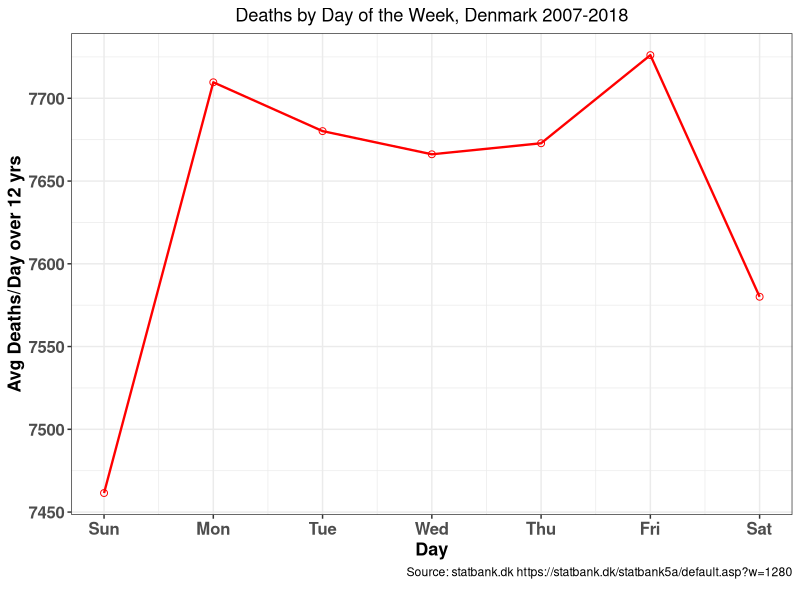
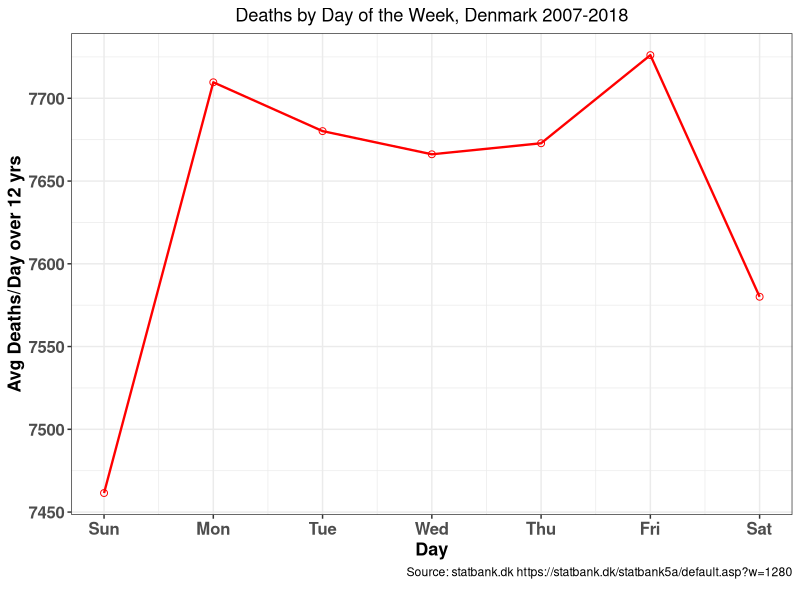

The R script that drew these images, in order:
# Mortality by day of the week, Denmark 2007-2018
# data from statbank.dk
# https://statbank.dk/statbank5a/default.asp?w=1280

library(tidyverse)
library(lubridate)

DK = read.csv(file='Denmark-daily-2019824173355256980895DODDAG63269149319.csv',
              na.strings = '..')
  
names(DK) = c('month','day',paste0('deaths',2007:2018))

month.names = c('January','february','March',
                'April','May','June',
                'July','August','September',
                'October','November','December')


DK = DK %>%
       filter(month != 'Total', day != 'Total') %>%
       gather(key='year', value='deaths', -month, -day) %>%
       mutate(year_num  = as.numeric(substr(year,7,11)),
              month_num = match(month,month.names),
              day_num   = match(day,1:31),
              date_num  = mdy(paste( month_num,
                                     day_num,
                                     year_num))) %>%
      filter(!is.na(date_num)) %>%
      mutate(dow = wday(date_num),
             wk  = week(date_num)) %>% 
      group_by(dow) %>%
      summarize(deaths=sum(deaths)/12)

dm    = c(31,28.25,31,30,31,30,31,31,30,31,30,31)
cumdm = cumsum(dm)  


#-------------------------
# national
ggplot(data=filter(DK), aes(x=dow, y=deaths, group=TRUE)) +
  geom_line(color='red', lwd=0.8) +
  geom_point(color='red', size=2, shape=1) +
  labs(title='Deaths by Day of the Week, Denmark 2007-2018',
       x='Day',y='Avg Deaths/Day over 12 yrs',
       caption='Source: statbank.dk https://statbank.dk/statbank5a/default.asp?w=1280
') +
  scale_x_continuous(breaks=1:7, labels=c('Sun','Mon','Tue','Wed','Thu','Fri','Sat'))  +
  theme_bw() +
  theme(plot.title = element_text(hjust=0.5),
        axis.title = element_text(face='bold',size=13),
        axis.text  = element_text(face='bold',size=12)) 

#-------------------------

ggsave(file='deaths-by-day-of-the-week-denmark-2007-2018.png',
       width=8, height=8, units='in', dpi=300)
